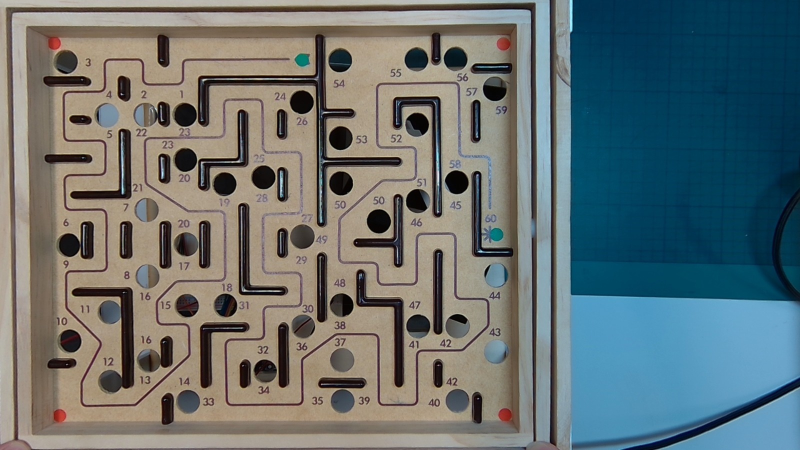
#> input picture 3f69b44f-e929-4a83-8528-6c56429e9ad7.jpeg, 1600 x 900 px (shown at 1/2 size)
$ python -i instruction.py   (imports and definitions only)
#> lines starting #> are read from the running program, lines starting #| are printed output that depends on the picture; after the words box and inside, x2 and y2 are one past the last pixel; in counts of white or black regions, pixels touching at a corner belong together
#> further down, picture is the input picture: shape (900, 1600, 3); mean B, G, R 114.3, 113.7, 103.3
import cv2
import numpy as np
import time
import math
import serial

# open camera
# [1 line not run here, left out]

# Initialize serial communication
# ser = serial.Serial('COM3', 9600)  # Replace it with your serial port
# time.sleep(2)

# itialize target location
target_center = None
# new_target_cente = None

# itialize the ball’s previous position and timestamp
prev_center = None
prev_time = time.time()

i=0
grid_size = 16
turning_points = [(100,100), (200,200), (300,300), (400,400), (500,500)]

def detect_ball(frame):
    """Detect the position of the ball"""
    hsv = cv2.cvtColor(frame, cv2.COLOR_BGR2HSV)
#> hsv: shape (900, 1600, 3); mean H, S, V 55.3, 103.4, 131.2
    lower_blue = np.array([100, 50, 50])
    upper_blue = np.array([140, 255, 255])
    mask = cv2.inRange(hsv, lower_blue, upper_blue)
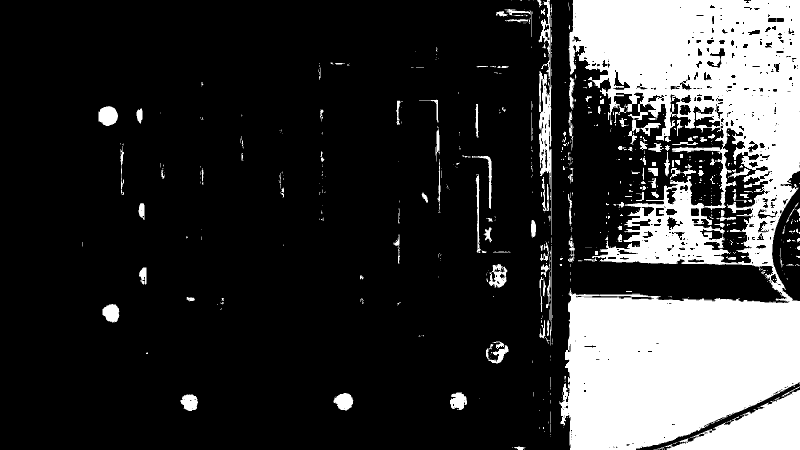
#> mask: shape (900, 1600) (shown at 1/2 size); 21.3% white; 701 white regions (526 under 20 px), largest, box (x1, y1, x2, y2) and area: (1119, 0, 1600, 900) 260431, (1329, 773, 1600, 900) 16121, (1077, 0, 1103, 470) 4900

    kernel = np.ones((5, 5), np.uint8)
    mask = cv2.erode(mask, kernel, iterations=2)
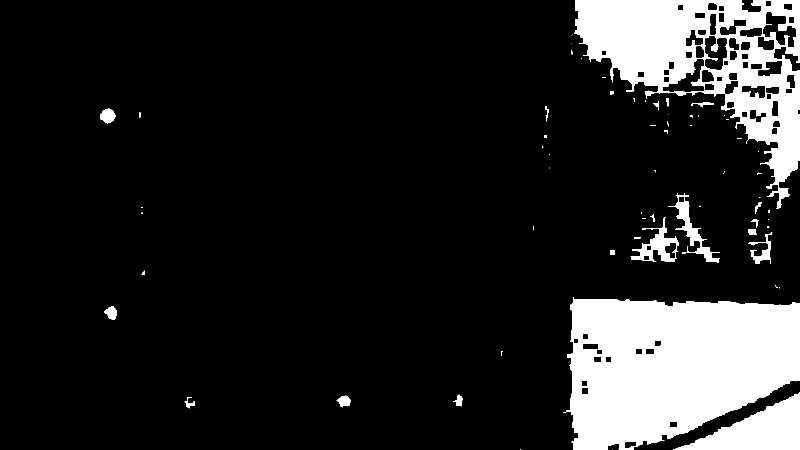
#> mask: shape (900, 1600) (shown at 1/2 size); 14.4% white; 67 white regions (36 under 20 px), largest, box (x1, y1, x2, y2) and area: (1132, 594, 1600, 900) 110420, (1149, 0, 1600, 418) 72312, (1347, 785, 1600, 900) 14029
    mask = cv2.dilate(mask, kernel, iterations=2)
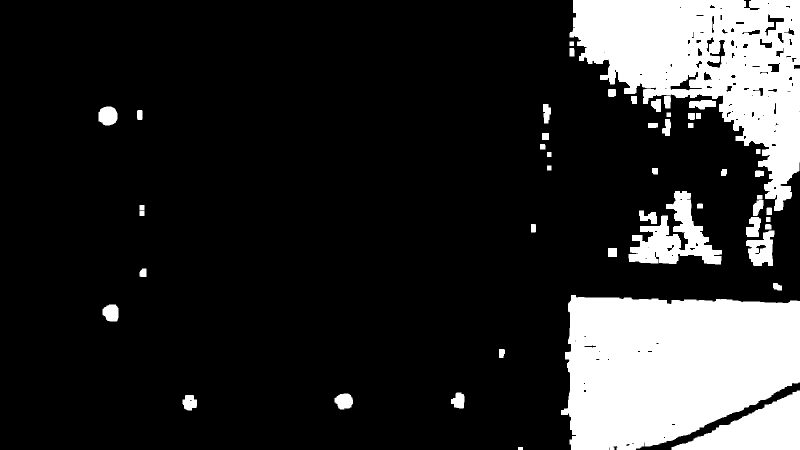
#> mask: shape (900, 1600) (shown at 1/2 size); 17.9% white; 49 white regions

    contours, _ = cv2.findContours(mask, cv2.RETR_EXTERNAL, cv2.CHAIN_APPROX_SIMPLE)
#> contours = 49 contours; largest, box (x1, y1, x2, y2) and area: (1122, 590, 1600, 900) 117652, (1139, 0, 1600, 422) 99550, (1343, 781, 1600, 900) 15180, (1257, 382, 1444, 529) 11793, (1492, 461, 1549, 532) 2556

    for contour in contours:
        area = cv2.contourArea(contour)
        if area > 100:
            ((x, y), radius) = cv2.minEnclosingCircle(contour)
            if radius > 5:
                return int(x), int(y)
#> this loop made 2 passes
#> (area, x, y, radius) on pass 2: (641, 379.5, 804.2, 16.54)
#> (contour, area) on pass 1: ([[1036, 894], [1036, 899], [1045, 899], [1045, 894]], 45)
    return None

def has_reached_target(ball_pos, target_pos, box_size, next_target_pos, i):
    # 计算方框的边界
    box_half_size = box_size / 2
    left = target_pos[0] - box_half_size
    right = target_pos[0] + box_half_size
    top = target_pos[1] - box_half_size
    bottom = target_pos[1] + box_half_size

    # 判断小球是否在方框内
    if left <= ball_pos[0] <= right and top <= ball_pos[1] <= bottom:
        # 小球到达方框内，更新目标点为下一个目标点
        # target_pos = next_target_pos
        i = i+1
        return True, next_target_pos, i
    else:
        # 小球未到达方框内，保持当前目标点不变
        return False, target_pos, i

# [38 lines not run here, left out]
# ser.close()

>>> import cv2
>>> picture = cv2.imread('3f69b44f-e929-4a83-8528-6c56429e9ad7.jpeg')
>>> result = detect_ball(picture)
#> result = (379, 804)

$ run again, on maze_red2.jpeg
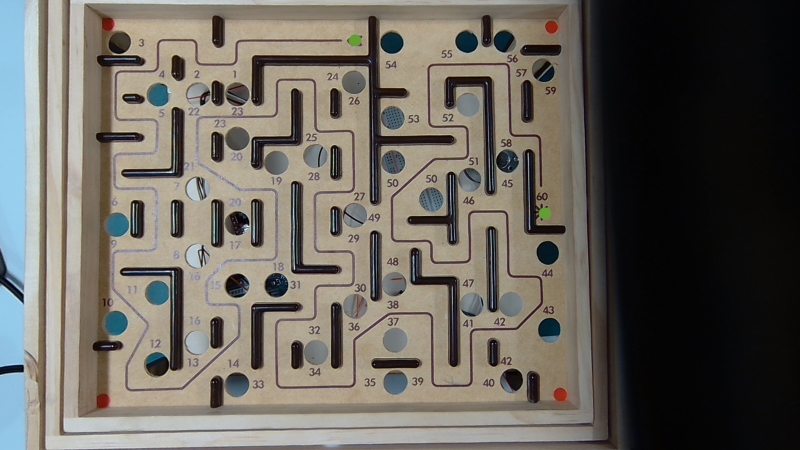
#> input picture maze_red2.jpeg, 1600 x 900 px (shown at 1/2 size)
#> picture is the input picture: shape (900, 1600, 3); mean B, G, R 93.6, 100.6, 104.9
#> hsv: shape (900, 1600, 3); mean H, S, V 41, 49.8, 109
#> in detect_ball, `mask = cv2.inRange(hsv, lower_blue, upper_blue)`:
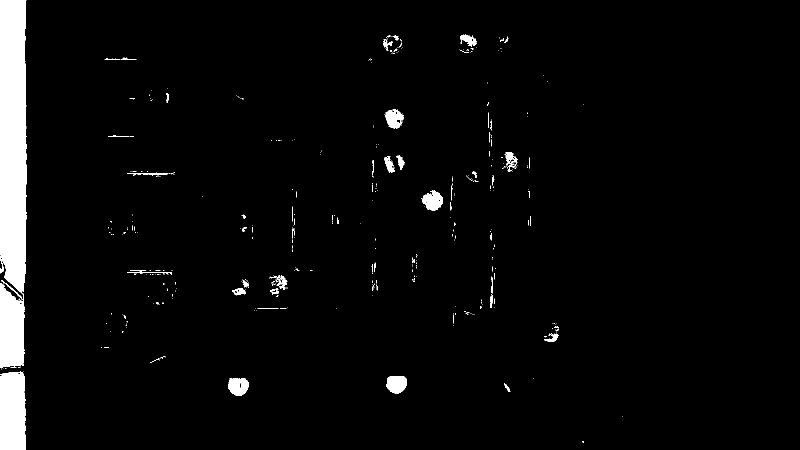
#> mask: shape (900, 1600) (shown at 1/2 size); 3.7% white; 433 white regions (387 under 20 px), largest, box (x1, y1, x2, y2) and area: (0, 0, 53, 735) 36021, (0, 743, 52, 900) 7717, (773, 752, 814, 787) 1182
#> in detect_ball, `mask = cv2.dilate(mask, kernel, iterations=2)`:
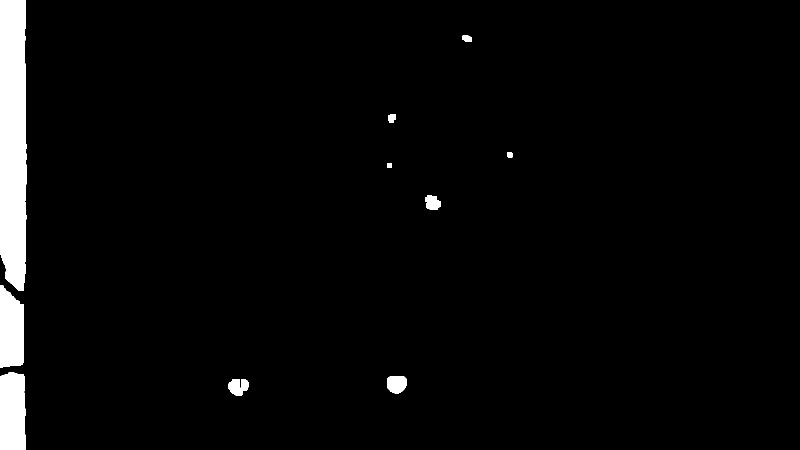
#> mask: shape (900, 1600) (shown at 1/2 size); 3.3% white; 10 white regions
#> contours = 10 contours; largest, box (x1, y1, x2, y2) and area: (0, 0, 53, 581) 28262, (0, 745, 52, 900) 7406, (0, 571, 48, 735) 6590, (774, 752, 814, 787) 1119, (457, 758, 497, 792) 932
#> the loop in detect_ball, `for contour in contours:` made 1 pass
#> (area, x, y, radius) on pass 1: (932, 476.6, 770.9, 20.56)
#> result = (476, 770)
